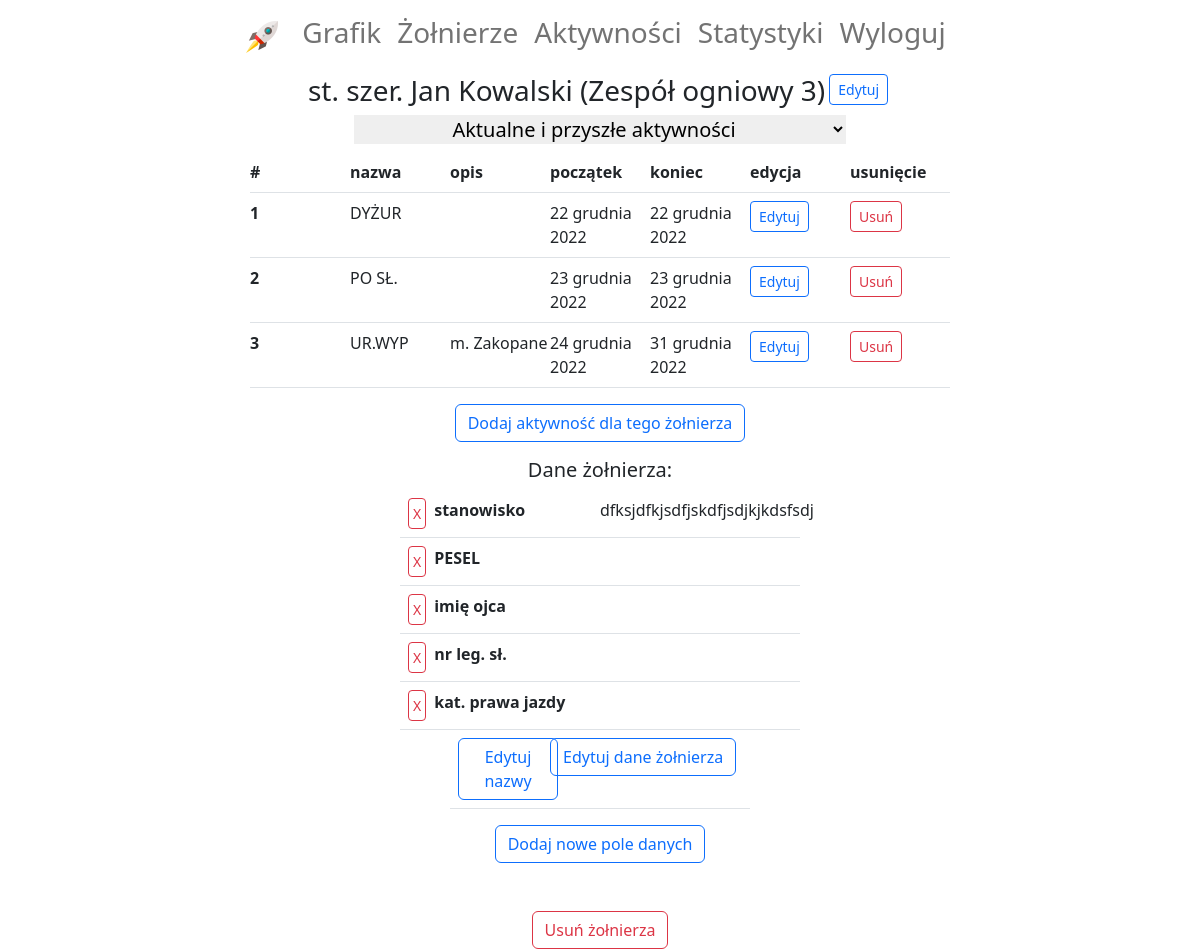
Screenshot of /soldier-detail/24/ (signed in) with the database file from the repository.
### diagram/models.py (models this page shows, shortened)
class Soldier(models.Model):
    rank = models.CharField(max_length=20, choices=RANKS, verbose_name='stopień')
    first_name = models.CharField(max_length=20, verbose_name='imię')
    last_name = models.CharField(max_length=30, verbose_name='nazwisko')
    subdivision = models.ForeignKey(Subdivision, on_delete=models.SET_NULL, null=True, blank=True,
                                    verbose_name='pododdział')
    def __str__(self):
        return f'{self.rank} {self.first_name} {self.last_name} ({self.subdivision})'

class Subdivision(models.Model):
    name = models.CharField(max_length=30, verbose_name='nazwa')
    def __str__(self):
        return self.name

class Activity(models.Model):
    soldier = models.ForeignKey(Soldier, on_delete=models.SET_NULL, null=True, blank=True, verbose_name='żołnierz')
    name = models.CharField(max_length=30, choices=ACTIVITY_NAMES, verbose_name='nazwa')
    description = models.CharField(max_length=200, default='', blank=True, verbose_name='opis')
    start_date = models.DateField(verbose_name='data rozpoczęcia')
    end_date = models.DateField(verbose_name='data zakończenia')
    subdivision = models.ForeignKey(Subdivision, on_delete=models.SET_NULL, null=True, blank=True,
                                    verbose_name='pododdział')

class SoldierInfo(models.Model):
    soldier = models.ForeignKey(Soldier, on_delete=models.CASCADE, verbose_name='żołnierz')
    name = models.CharField(max_length=20, verbose_name='nazwa', unique=True)
    value = models.CharField(max_length=30, default='')

### diagram/views.py (the view)
# urls.py: path('soldier-detail/<int:pk>/', SoldierDetail.as_view(), name='soldier-detail'),
class SoldierDetail(LoginRequiredMixin, generic.DetailView):
    template_name = 'diagram/soldier_detail.html'
    def get_queryset(self):
        return Soldier.objects.filter(subdivision=self.request.user.subdivision)
    def get_context_data(self, **kwargs):
        activity_age = 'current'
        try:
            activity_age = self.request.GET['activity_age']
        except MultiValueDictKeyError:
            print('"start" parameter in URL not found - using "current" as default')
        print(activity_age)
        context = super(SoldierDetail, self).get_context_data(**kwargs)
        context['activities'] = get_soldier_activities(activity_age, soldier=self.get_object())
        soldier_fields = SoldierInfo.objects.filter(soldier=self.get_object())
        context['soldier_fields'] = []
        for soldier_field in soldier_fields:
            context['soldier_fields'].append(
                {'name': soldier_field.name, 'value': soldier_field.value, 'pk': soldier_field.pk})
        return context

### diagram/templates/diagram/soldier_detail.html (shortened to what this page needs)
{% extends 'account/base.html' %}
{% load crispy_forms_filters %}
{% block content %}
    <div class="d-flex flex-column align-items-center">
        <div class="d-flex flex-row">
            <h3>{{ object }}</h3>
            <a class="mt-0" href="{% url 'soldier-update' object.pk %}">
                <button class="btn btn-outline-primary mx-1 btn-sm">Edytuj</button>
            </a>
        </div>
        <form method="get">
            <h5><select name="activity_age" style="border: none; text-align: center;"
                        onchange="this.form.submit()">
                <option {% if request.GET.activity_age == 'current' %}selected{% endif %} value="current">
                    Aktualne i przyszłe aktywności
                </option>
            </select></h5>
        </form>
        <table class="table">
            <thead>
            <tr class="d-flex justify-content-center">
                <th class="col col-md-1 px-0" scope="col">#</th>
                <th class="col col-md-1 px-0" scope="col">nazwa</th>
                <th class="col col-md-1 px-0" scope="col">opis</th>
                <th class="col col-md-1 px-0" scope="col">początek</th>
                <th class="col col-md-1 px-0" scope="col">koniec</th>
                <th class="col col-md-1 px-0" scope="col">edycja</th>
                <th class="col col-md-1 px-0" scope="col">usunięcie</th>
            </tr>
            </thead>
            <tbody>
            {% for activity in activities %}
                <tr class="d-flex justify-content-center">
                    <th class="col col-md-1 px-0" scope="row">{{ forloop.counter }}</th>
                    <td class="col col-md-1 px-0">{{ activity.name }}</td>
                    <td class="col col-md-1 px-0">{{ activity.description }}</td>
                    <td class="col col-md-1 px-0">{{ activity.start_date }}</td>
                    <td class="col col-md-1 px-0">{{ activity.end_date }}</td>
                    <td class="col col-md-1 px-0">
                        <a href="{% url 'activity-update' activity.pk %}">
                            <button class="btn btn-outline-primary btn-sm">Edytuj</button>
                        </a>
                    </td>
                    <td class="col col-md-1 px-0">
                        <a href="{% url 'activity-delete' activity.pk %}">
                            <button class="btn btn-outline-danger btn-sm">Usuń</button>
                        </a>
                    </td>
                </tr>
            {% empty %}
                <tr class="d-flex justify-content-center">
                    <td class="col col-md-7 px-0">Brak aktywności dla ww. żołnierza</td>
                </tr>
            {% endfor %}
            </tbody>
        </table>
        <a class="mt-0" href="{% url 'activity-create' soldier_pk=object.pk %}">
            <button class="btn btn-outline-primary">Dodaj aktywność dla tego żołnierza</button>
        </a>
        <h5 class="mt-3">Dane żołnierza:</h5>
        <table class="table">
            <tbody>
            {% for field in soldier_fields %}
                <tr class="d-flex justify-content-center">
                    <th class="col col-md-2 px-0 d-flex" scope="row">
                        <a class="mx-2" href="{% url 'soldier-info-delete'  field.pk %}">
                            <button class="btn btn-outline-danger btn-sm p-1">X</button>
                        </a>
                        {{ field.name }}
                    </th>
                    <td class="col col-md-2 px-0">{{ field.value|default_if_none:'' }}</td>
                </tr>
            {% endfor %}
            </tbody>
            <tfoot>
            <tr class="d-flex justify-content-center">
                <td class="col col-md-1 px-0"><a class="mt-0 mx-2"
                                                 href="{% url 'soldier-info-names-update' soldier_pk=object.pk %}">
                    <button class="btn btn-outline-primary">Edytuj nazwy</button>
                </a></td>
                <td class="col col-md-2 px-0"><a class="mt-0"
                                                 href="{% url 'soldier-info-update' soldier_pk=object.pk %}">
                    <button class="btn btn-outline-primary">Edytuj dane żołnierza</button>
                </a></td>
            </tr>
            </tfoot>
        </table>
        <a class="mt-0" href="{% url 'soldier-info-add' soldier_pk=object.pk %}">
            <button class="btn btn-outline-primary">Dodaj nowe pole danych</button>
        </a>
        <a class="mt-5" href="{% url 'soldier-delete' object.pk %}">
            <button class="btn btn-outline-danger">Usuń żołnierza</button>
        </a>
    </div>
{% endblock %}

### rows the page displays
Soldier: rank+first_name+last_name "st. szer. Jan Kowalski (Zespół ogniowy 3)"
Activity: name "DYŻUR", start_date "22 grudnia 2022", end_date "22 grudnia 2022"
Activity: name "PO SŁ.", start_date "23 grudnia 2022", end_date "23 grudnia 2022"
Activity: name "UR.WYP", description "m. Zakopane", start_date "24 grudnia 2022", end_date "31 grudnia 2022"
SoldierInfo: name "stanowisko", value "dfksjdfkjsdfjskdfjsdjkjkdsfsdj"
SoldierInfo: name "PESEL"
SoldierInfo: name "imię ojca"
SoldierInfo: name "nr leg. sł."
SoldierInfo: name "kat. prawa jazdy"
